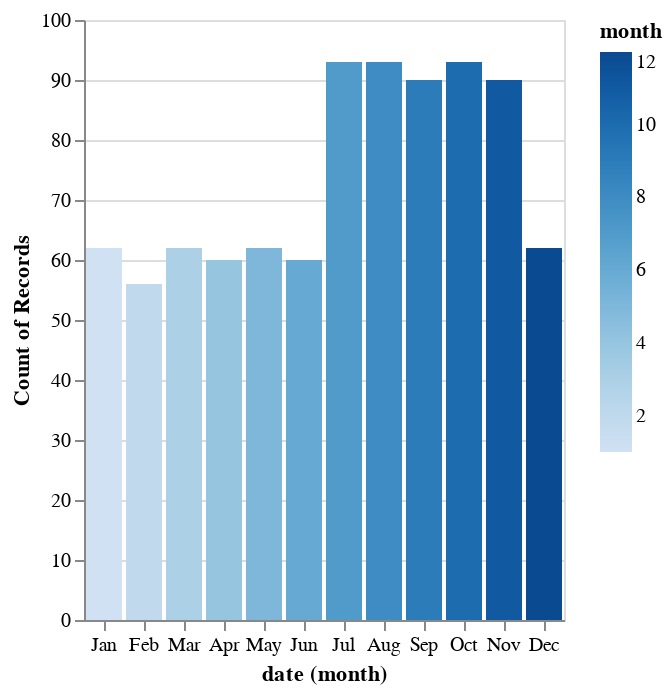

This figure's notebook cell:
### Markdown cell above
A continuación, vamos a explorar los meses.

Primero creamos un diagrama de barras con la cantidad de cada mes:

### Code cell
alt.Chart(data).mark_bar().encode(
    x='month(date):N',
    y='count()',
    color='month',
)

### Figure 1 — Vega-Lite specification as saved in the notebook (floating-point values rounded to 4 significant figures; data arrays with more than 128 entries replaced by an {"elided": "..."} marker saying what was removed)
{"config": {"view": {"continuousWidth": 400, "continuousHeight": 300}}, "data": {"name": "data-7fec6fe90563c58f2427fdb12bdee037"}, "mark": "bar", "encoding": {"color": {"type": "quantitative", "field": "month"}, "x": {"type": "nominal", "field": "date", "timeUnit": "month"}, "y": {"type": "quantitative", "aggregate": "count"}}, "$schema": "https://vega.github.io/schema/vega-lite/v4.8.1.json", "datasets": {"data-7fec6fe90563c58f2427fdb12bdee037": {"elided": "883 records"}}}
